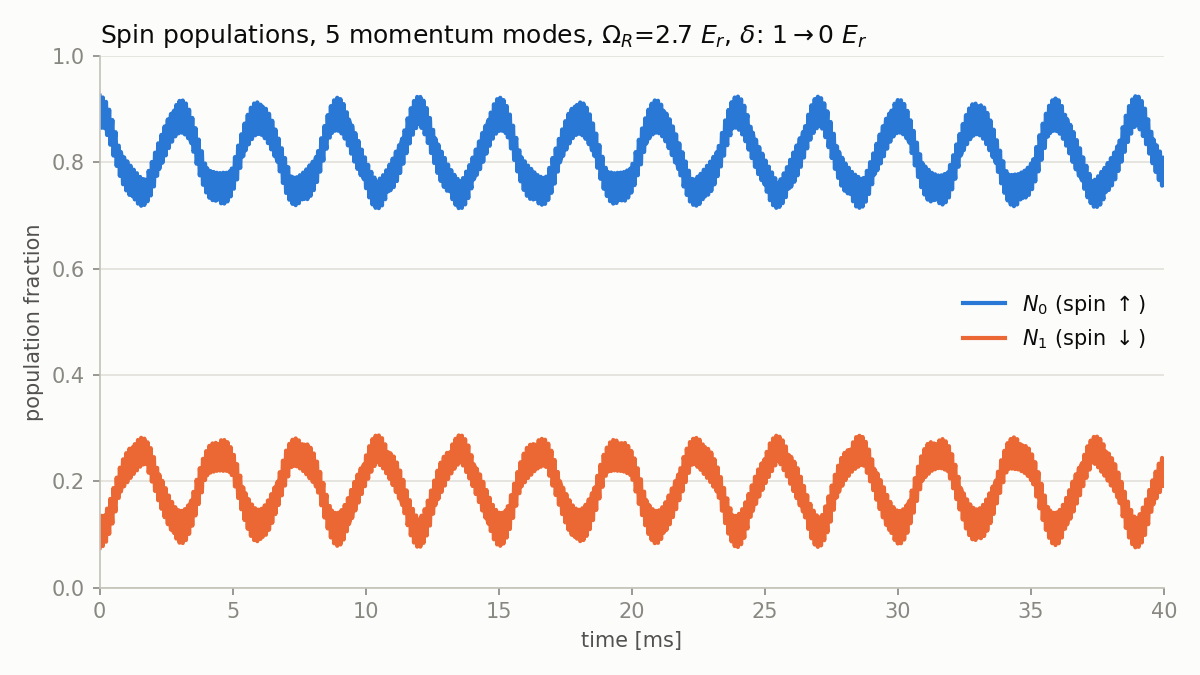

Source code (Python):
"""
Quickstart example: run the default simulation and plot the population
of each spin component as a function of time.

    pixi run example
or
    python examples/quickstart.py

The result is cached in data/output/, so a second run only re-plots.
Pass --recompute to force a new simulation (~1 min).
"""
import sys
from pathlib import Path

import matplotlib.pyplot as plt

from discrete_states_code.run_simulation import Parameters, run

ROOT = Path(__file__).resolve().parent.parent


def main():
    p = Parameters()   # edit the parameters here, e.g. Parameters(k_modes=7)
    df = run(p, data_dir=str(ROOT / 'data'),
             recompute='--recompute' in sys.argv)

    fig, ax = plt.subplots(figsize=(8, 4.5), facecolor='#fcfcfb')
    ax.set_facecolor('#fcfcfb')
    ax.plot(df['time_ms'], df['N0'], color='#2a78d6', lw=2,
            label=r'$N_0$ (spin $\uparrow$)')
    ax.plot(df['time_ms'], df['N1'], color='#eb6834', lw=2,
            label=r'$N_1$ (spin $\downarrow$)')

    ax.set_xlabel('time [ms]', color='#52514e')
    ax.set_ylabel('population fraction', color='#52514e')
    ax.set_title(f'Spin populations, {p.k_modes} momentum modes, '
                 rf'$\Omega_R$={p.omega_r} $E_r$, '
                 rf'$\delta$: {p.delta_i:g}$\to${p.delta_f:g} $E_r$',
                 color='#0b0b0b', loc='left')
    ax.set_xlim(df['time_ms'].min(), df['time_ms'].max())
    ax.set_ylim(0, 1)
    ax.grid(axis='y', color='#e1e0d9', lw=0.8)
    ax.tick_params(colors='#898781')
    for side in ('top', 'right'):
        ax.spines[side].set_visible(False)
    for side in ('left', 'bottom'):
        ax.spines[side].set_color('#c3c2b7')
    ax.legend(frameon=False, loc='center right', labelcolor='#0b0b0b')
    fig.tight_layout()

    out = ROOT / 'examples' / 'quickstart.png'
    fig.savefig(out, dpi=150)
    print(f'figure saved to {out}')
    plt.show()


if __name__ == '__main__':
    main()
